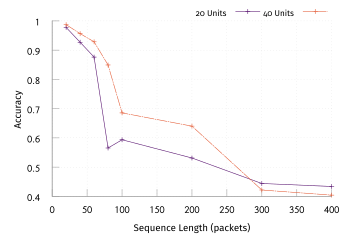

Write the gnuplot code that produced this figure.
set terminal tikz standalone color size 9cm,6cm font '\scriptsize' preamble '\usepackage{microtype} \usepackage[sfdefault]{FiraSans} \usepackage{newtxsf} \usepackage[T1]{fontenc} \renewcommand*\oldstylenums[1]{{\firaoldstyle #1}}\usepackage{siunitx}\sisetup{detect-all}'
set output "cubic-vs-bbr-accuracy-poster.tex"

load "gnuplot-palettes/inferno.pal"

set style line 102 lc rgb '#a0a0a0' lt 1 lw 1
set border ls 102
set colorbox border 102
set key textcolor rgb "black"
set tics textcolor rgb "black"
set label textcolor rgb "black"

set border 3
set grid x y
set xtics nomirror
set ytics nomirror

#set key autotitle columnhead
set datafile separator ","

set xlabel "Sequence Length (packets)"
set ylabel "Accuracy"

# set yrange [0.0:1.0]
set key outside top horizontal
set key font ",6"

plot "< awk -F, '$3==20 { print $0 }' ../results/lstm-results.csv" u 1:5 w linespoints title "20 Units" ls 3 dt 1, \
     "< awk -F, '$3==40 { print $0 }' ../results/lstm-results.csv" u 1:5 w linespoints title "40 Units"  ls 6 dt (18,2,2,2)
     # '../lstm-results.csv' u 1:3 w lines title "40 Units" ls 6 dt (18,2,2,2)
